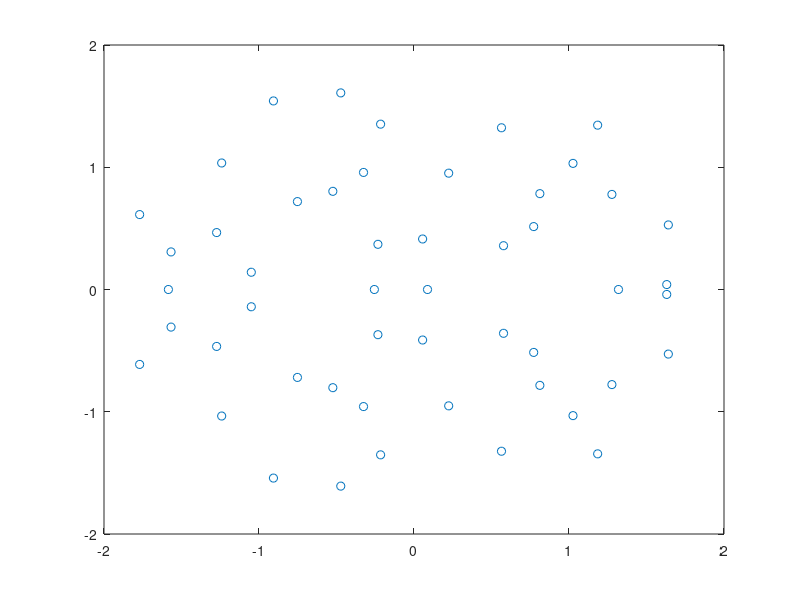

MATLAB code to generate this figure: (Note: this script raises an error after producing the figure.)
close all
clear
clc

% Sompolinsky 1988 chaotic rate network integrated with ode45
%   dx_i/dt = -x_i + sum_j J_ij * tanh(x_j)
%   J_ij ~ N(0, g^2 / n), choose g slightly > 1 for weak chaos

rng(2); % reproducibility

% Lyapunov method selection
Lya_method = 'benettin'; % 'benettin', 'qr', or 'none'
plot_entropy_rate = true; % true: plot entropy production rate, false: plot full spectrum

% Parameters
n = 50;      % n
g = 2;              % gain (slightly chaotic when > 1)
fs = 100;          % sampling frequency (Hz)
dt = 1/fs;
tspan = [-100, 400]*1;       % seconds
t = linspace(tspan(1), tspan(2), (tspan(2)-tspan(1))*fs+1)'; % time vector

nt = length(t);
m = 0.6; % 0.58 for a transient negative feedback
mu_E = 1;
mu_I = -1;
M = [mu_E.*ones(n,n/2), mu_I.*ones(n,n/2)];
% Connectivity: Gaussian with mean 0 and variance g^2/n
J = (g / sqrt(n)) * (randn(n, n)+M);
J(rand(n,n)<0.5) = 0; 

J=J-mean(J,2)./n; % row sum to zero

eigJ = eig(J);
figure(1)
plot(real(eigJ),imag(eigJ),'o')

% External input stimulus (n x time)
u = zeros(n, nt); % User can customize this as needed



stim_change_interval = (tspan(2)-tspan(1))/5; % how often stimulus changes (in seconds)

% Calculate number of time steps per stimulus and number of stimuli needed
steps_per_stim = round(stim_change_interval * fs);
num_stimuli = ceil(nt / steps_per_stim);

% Pre-generate all stimulus vectors
amp = 0.07;
stim_vectors = amp .* randn(n, num_stimuli);
% stim_vectors(:,4) = stim_vectors(:,3);
% stim_vectors(:,5) = stim_vectors(:,3);

stim_vectors2(:,1) = stim_vectors(:,2);
stim_vectors2(:,2) = stim_vectors(:,2);
stim_vectors2(:,3) = stim_vectors(:,3);
stim_vectors2(:,4) = stim_vectors(:,3);
stim_vectors2(:,5) = stim_vectors(:,1);
stim_vectors2(:,6) = stim_vectors(:,1);
% stim_vectors2(:,7) = stim_vectors(:,1);

stim_vectors = stim_vectors2;

% Fill u with the pre-generated stimulus vectors using a for loop
for i = 1:num_stimuli
    start_idx = (i-1) * steps_per_stim + 1;
    end_idx = min(i * steps_per_stim, nt);
    u(:, start_idx:end_idx) = repmat(stim_vectors(:, i), 1, end_idx - start_idx + 1);
end

% Initial condition (small random perturbation)
x0 = 0.05+0.1 * randn(n, 1);

% ODE right-hand side (now with external stimulus)
rhs = @(t_current, x) rhs_somp(t_current, x, t, u, J, m);

% Integrate
opts = odeset('RelTol', 1e-8, 'AbsTol', 1e-8, 'MaxStep', dt);
[t_out, X] = ode45(rhs, t, x0, opts);

%% Compute Lyapunov exponent(s)
params.n = n;
params.J = J;
params.m = m;
N_sys_eqs = n;
T = tspan;
ode_solver = @ode45;

lya_results = struct();

if ~strcmpi(Lya_method, 'none')
    % Adjust lya_dt based on method: QR needs longer interval
    if strcmpi(Lya_method, 'qr')
        lya_dt = 50*dt;  % Longer interval for QR method
    else
        lya_dt = 10*dt;   % Standard interval for Benettin
    end
    lya_fs = 1/lya_dt;
    
    switch lower(Lya_method)
        case 'benettin'
            fprintf('Computing largest Lyapunov exponent using Benettin''s algorithm...\n');
            d0 = 1e-3;
            [LLE, local_lya, finite_lya, t_lya] = benettin_algorithm(X, t_out, dt, fs, d0, T, lya_dt, params, opts, @rhs_somp_wrapper, t, u, ode_solver);
            fprintf('Largest Lyapunov Exponent: %.4f\n', LLE);
            lya_results.LLE = LLE; 
            lya_results.local_lya = local_lya; 
            lya_results.finite_lya = finite_lya; 
            lya_results.t_lya = t_lya;
            
        case 'qr'
            fprintf('Computing full Lyapunov spectrum using QR decomposition method...\n');
            [LE_spectrum, local_LE_spectrum_t, finite_LE_spectrum_t, t_lya] = lyapunov_spectrum_qr(X, t_out, lya_dt, params, ode_solver, opts, @rhs_somp_Jacobian, T, N_sys_eqs, fs);
            fprintf('Largest Lyapunov Exponent: %.4f\n', LE_spectrum(1));
            fprintf('Lyapunov Dimension: %.2f\n', compute_kaplan_yorke_dimension(LE_spectrum));
            lya_results.LE_spectrum = LE_spectrum; 
            lya_results.local_LE_spectrum_t = local_LE_spectrum_t; 
            lya_results.finite_LE_spectrum_t = finite_LE_spectrum_t; 
            lya_results.t_lya = t_lya; 
            lya_results.N_sys_eqs = N_sys_eqs;
            
        otherwise
            error('Unknown Lyapunov method: %s. Use ''benettin'', ''qr'', or ''none''.', Lya_method);
    end
end

%% Plots
% Plot: activity over time (all neurons)
figure(2);
set(2,'Color', 'w')
set(gcf,'Position',[-2302         726        1574         543])
imagesc(t_out, 1:n, X.');
axis xy tight
colormap turbo
colorbar
xlabel('Time (s)')
ylabel('Neuron index')
% title(sprintf('Sompolinsky network dynamics (n = %d, g = %.2f)', n, g))

% Also show trajectories of a subset of neurons and Lyapunov exponent(s)
if ~strcmpi(Lya_method, 'none')
    figure(3);
    clf;
    set(gcf,'Position',[-2244          82        1340         1000])

    % Subplot 1: External input stimulus
    s(1) = subplot(3,1,1);
    plot(t,u')
    xlabel('Time (s)')
    ylabel('Stimulus u(t)')
    ylim(1.2*ylim);
    % title('External Input Stimulus u(t)')

    % Subplot 2: Sample neuron trajectories
    s(2) = subplot(3,1,2);
    numToShow = n
    plot(t_out, X(:, 1:numToShow))
    xlabel('Time (s)')
    ylabel('Dendritic activity, x(t)')
    % title(sprintf('Sample neuron trajectories (first %d)', numToShow))

    % Subplot 3: Lyapunov exponent(s)
    s(3) = subplot(3,1,3);
    
    if strcmpi(Lya_method, 'benettin')
        % Plot for Benettin's method (single exponent)
        [bL,aL] = butter(5,0.04/(lya_fs/2),'low');
        local_lya_filt = filtfilt(bL,aL,lya_results.local_lya);
        % local_lya_filt = filter(bL,aL,lya_results.local_lya);
        
        % plot(lya_results.t_lya, lya_results.local_lya, 'LineWidth', 1.5)
        % hold on
        plot(lya_results.t_lya, local_lya_filt,'LineWidth',1.5)
        % yline(lya_results.LLE, '--r', 'LineWidth', 2)
        xlabel('Time (s)')
        ylabel('Local Lyapunov Exponent')
        % title(sprintf('Local Lyapunov Exponent (LLE = %.4f)', lya_results.LLE))
        legend('Local', 'Filtered', 'Mean LLE', 'Location', 'best')
        
    elseif strcmpi(Lya_method, 'qr')
        % Plot for QR method (full spectrum or entropy production rate)
        if plot_entropy_rate
            % Compute local entropy production rate (sum of positive Lyapunov exponents)
            % Convert from nats/s to bits/s by multiplying by 1/ln(2)
            nats_to_bits = 1/log(2);
            local_entropy_rate = sum(max(lya_results.local_LE_spectrum_t, 0), 2) * nats_to_bits;
            mean_entropy_rate = sum(max(lya_results.LE_spectrum, 0)) * nats_to_bits;
            
            % Plot entropy production rate
            plot(lya_results.t_lya, local_entropy_rate, 'b', 'LineWidth', 1.5)
            hold on
            yline(mean_entropy_rate, '--r', 'LineWidth', 2)
            yline(0, '--k', 'LineWidth', 1)
            xlabel('Time (s)')
            ylabel('Entropy Production (bits/s)')
            legend('Local Entropy Rate', sprintf('Mean = %.3f bits/s', mean_entropy_rate), 'Location', 'best')
        else
            % Plot full spectrum (original behavior)
            plot(lya_results.t_lya, lya_results.local_LE_spectrum_t, 'LineWidth', 1)
            hold on
            % Highlight the largest exponent
            plot(lya_results.t_lya, lya_results.local_LE_spectrum_t(:,1), 'r', 'LineWidth', 1)
            yline(0, '--k', 'LineWidth', 1)
            xlabel('Time (s)')
            ylabel('Lyapunov Exponents')

            % title(sprintf('Lyapunov Spectrum (LLE = %.4f)', lya_results.LE_spectrum(1)))
            legend_entries = cell(1, min(5, lya_results.N_sys_eqs));
            for i = 1:min(5, lya_results.N_sys_eqs)
                legend_entries{i} = sprintf('\\lambda_%d = %.3f', i, lya_results.LE_spectrum(i));
            end
            legend(legend_entries, 'Location', 'best')
        end
    end
    linkaxes(s,'x')
    xlim([0 400])
end

%% Subfunction: ODE right-hand side with external stimulus
function dx_dt = rhs_somp(t_current, x, t_vec, u, J, m)
    % Persistent variables for efficient interpolation
    persistent u_interpolant t_vec_last;
    
    % Create or update griddedInterpolant if time vector has changed
    if isempty(u_interpolant) || isempty(t_vec_last) || ...
       numel(t_vec_last) ~= numel(t_vec) || t_vec_last(1) ~= t_vec(1) || t_vec_last(end) ~= t_vec(end)
        
        % Use 'linear' interpolation and 'none' for extrapolation
        % This returns NaN for out-of-bounds queries to catch errors
        u_interpolant = griddedInterpolant(t_vec, u', 'linear', 'none');
        t_vec_last = t_vec;
    end
    
    % Interpolate u at current time (u_interpolant returns 1 x n, transpose to n x 1)
    u_t = u_interpolant(t_current)';
    
    % Compute derivative: dx/dt = -x + J * relu(x) + u(t)
    % relu with saturation at 5
    % dx_dt = 0.5-m.*x + J * min(max(x, 0), 1) + u_t;
    % dx_dt = -m.*x + J * tanh(max(x, 0)) + u_t;
    dx_dt = -m.*x + J * tanh(x) + u_t;
end

%% Wrapper function for benettin_algorithm
function dx_dt = rhs_somp_wrapper(tt, XX, t_ex, u_ex, params)
    dx_dt = rhs_somp(tt, XX, t_ex, u_ex, params.J, params.m);
end

%% Jacobian function for lyapunov_spectrum_qr
function J_jac = rhs_somp_Jacobian(tt, x, params)
    % Jacobian of dx/dt = -m*x + J*tanh(x) + u(t)
    % d/dx[tanh(x)] = sech(x)^2 = 1 - tanh(x)^2
    % J_jac = -m*I + J * diag(1 - tanh(x).^2)
    n = params.n;
    J_jac = -params.m * eye(n) + params.J * diag(1 - tanh(x).^2);
end

%% Helper function to compute Kaplan-Yorke dimension
function D_KY = compute_kaplan_yorke_dimension(lambda)
    % Compute Kaplan-Yorke (Lyapunov) dimension from spectrum
    % lambda: sorted Lyapunov exponents (descending order)
    
    lambda = sort(lambda, 'descend');
    cumsum_lambda = cumsum(lambda);
    
    % Find largest j such that sum of first j exponents is non-negative
    j = find(cumsum_lambda >= 0, 1, 'last');
    
    if isempty(j)
        D_KY = 0;
    elseif j == length(lambda)
        D_KY = length(lambda);
    else
        D_KY = j + cumsum_lambda(j) / abs(lambda(j+1));
    end
end
